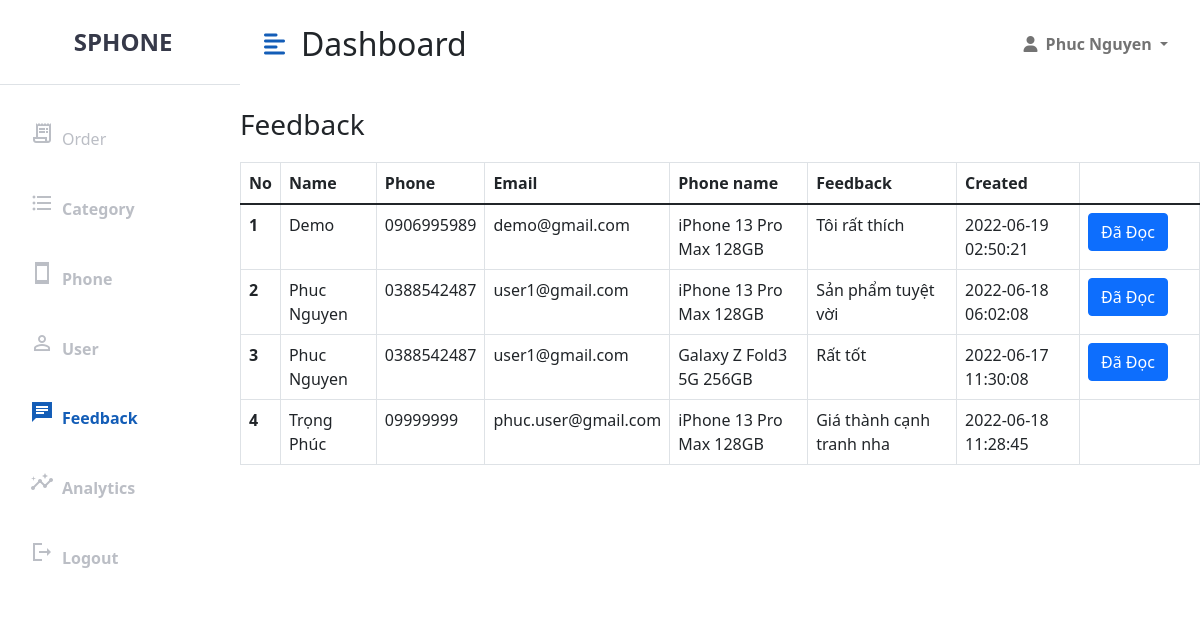
The app's page /FeedbackAdmin (signed in) with its own data.
### tables this page shows
CREATE TABLE `feedback` (
  `id` int(11) NOT NULL,
  `note` varchar(500) DEFAULT NULL,
  `user_id` int(11) DEFAULT NULL,
  `product_id` int(11) NOT NULL,
  `created_at` datetime DEFAULT NULL,
  `updated_at` datetime DEFAULT NULL,
  `status` int(11) DEFAULT 0,
  `user_avatar` varchar(255) DEFAULT 'https://cdn.pixabay.com/photo/2016/08/08/09/17/avatar-1577909_960_720.png'
);

CREATE TABLE `user` (
  `id` int(11) NOT NULL,
  `fullname` varchar(50) DEFAULT NULL,
  `email` varchar(150) DEFAULT NULL,
  `phone_number` varchar(20) DEFAULT NULL,
  `address` varchar(200) DEFAULT NULL,
  `password` varchar(32) DEFAULT NULL,
  `role_id` int(11) DEFAULT NULL,
  `deleted` int(11) NOT NULL,
  `avatar` varchar(255) DEFAULT 'https://cdn.pixabay.com/photo/2016/08/08/09/17/avatar-1577909_960_720.png'
);

CREATE TABLE `product` (
  `id` int(11) NOT NULL,
  `category_id` int(11) DEFAULT NULL,
  `title` varchar(350) DEFAULT NULL,
  `price` int(11) DEFAULT NULL,
  `discount` int(11) DEFAULT NULL,
  `thumbnail` varchar(500) DEFAULT NULL,
  `description` longtext DEFAULT NULL,
  `created_at` timestamp NOT NULL DEFAULT current_timestamp() ON UPDATE current_timestamp(),
  `updated_at` timestamp NOT NULL DEFAULT current_timestamp() ON UPDATE current_timestamp(),
  `deleted` int(11) DEFAULT 0
);

### mvc/core/Controller.php (called while the page is built, shortened)
<?php
class Controller{
    public function view($view, $data=[]){
        require_once "mvc/views/". $view .".php";
    }
}
?>

### mvc/controllers/FeedbackAdmin.php (called while the page is built, shortened)
<?php
class FeedbackAdmin extends Controller
{
    public $feedbackModel;
    public function __construct()
    {
        $this->feedbackModel = $this->model("FeedbackModel");
    }
    public function GetPage()
    {
        $allFeedback = $this->feedbackModel->getAllFeedback();
        $this->view("feedback/feedbackAdmin", [
            "allFeedback" => $allFeedback
        ]);
    }
}

### mvc/core/App.php (called while the page is built, shortened)
<?php
class App
{
    protected $action = "GetPage";
    function __construct()
    {
        $arr = $this->UrlProcess();
        if (file_exists("./mvc/controllers/" . $arr[0] . ".php")) {
            unset($arr[0]);
        }
        $this->controller = new $this->controller;
        $this->params = $arr ? array_values($arr) : [];
        call_user_func_array([$this->controller, $this->action], $this->params);
    }
    function UrlProcess()
    {
        if (isset($_GET["url"])) {
            return explode("/", filter_var(trim($_GET["url"], "/")));
        }
    }
}

### index.php (called while the page is built, shortened)
<?php
$myApp = new App();
?>

### mvc/core/DB.php (called while the page is built, shortened)
<?php
class DB
{
    function executeResult($sql, $isSingle = false)
    {
        $data = null;
        $conn = mysqli_connect(HOST, USERNAME, PASSWORD, DATABASE);
        mysqli_set_charset($conn, 'utf8');
        $resultset = mysqli_query($conn, $sql);
        if ($resultset) {
            if ($isSingle) {
                $data = mysqli_fetch_array($resultset, 1);
            } else {
                $data = [];
                while (($row = mysqli_fetch_array($resultset, 1)) != null) {
                    $data[] = $row;
                }
            }
        }
        return $data;
    }
}

### mvc/models/FeedbackModel.php (called while the page is built, shortened)
<?php
class FeedbackModel extends DB
{
    public function getAllFeedback()
    {
        $sql = "SELECT feedback.id,user.fullname,user.phone_number,user.email,feedback.note,feedback.updated_at,product.title,feedback.status
                FROM feedback,user,product
                WHERE feedback.user_id = user.id AND feedback.product_id=product.id
                order by status asc, updated_at desc";
        $data = $this->executeResult($sql);
        return $data;
    }
}

### mvc/views/feedback/feedbackAdmin.php (the view, shortened to what this page needs)
<?php
require_once('mvc/views/blocks/header_admin.php');
?>
<div class="row" style="margin-top: 20px;">
	<div class="col-md-12 table-responsive">
		<h3>Feedback</h3>
		<table class="table table-bordered table-hover" style="margin-top: 20px;">
			<thead>
				<tr>
					<th>No</th>
					<th>Name</th>
					<th>Phone</th>
					<th>Email</th>
					<th>Phone name</th>
					<th>Feedback</th>
					<th>Created</th>
					<th style="width: 120px"></th>
				</tr>
			</thead>
			<tbody>
				<?php
				$countFeedback = count($data["allFeedback"]);
				for ($i = 0; $i < $countFeedback; $i++) {
					echo '<tr>
					<th>' . $i + 1 . '</th>
					<td>' . $data["allFeedback"][$i]['fullname'] . '</td>
					<td>' . $data["allFeedback"][$i]['phone_number'] . '</td>
					<td>' . $data["allFeedback"][$i]['email'] . '</td>
					<td>' . $data["allFeedback"][$i]['title'] . '</td>
					<td>' . $data["allFeedback"][$i]['note'] . '</td>
					<td>' . $data["allFeedback"][$i]['updated_at'] . '</td>
					<td style="width: 50px">';
					if ($data["allFeedback"][$i]['status'] == 0) {
						echo '<a href="http://localhost/SPhone/FeedbackAdmin/updateStatusFeedback/' . $data["allFeedback"][$i]['id'] . '"><button class="btn btn-primary">Đã Đọc</button><a/>';
					}
					echo '</td>
				</tr>';
				}
				?>
			</tbody>
		</table>
	</div>
</div>
<?php
require_once('mvc/views/blocks/footer_admin.php');
?>

### public/css/admin_style.css (style rules this page uses)
:root { --main-bg-color: #7380ec; --main-text-color: #135db7; --second-text-color: #bbbec5; --second-bg-color: #c1efde; }
a { color: #363949; }

### records on screen
feedback: user.fullname "Demo", user.phone_number "0906995989", user.email "demo@gmail.com", product.title "iPhone 13 Pro Max 128GB", note "Tôi rất thích", updated_at "2022-06-19 02:50:21"
feedback: user.fullname "Phuc Nguyen", user.phone_number "0388542487", user.email "user1@gmail.com", product.title "iPhone 13 Pro Max 128GB", note "Sản phẩm tuyệt vời", updated_at "2022-06-18 06:02:08"
feedback: user.fullname "Phuc Nguyen", user.phone_number "0388542487", user.email "user1@gmail.com", product.title "Galaxy Z Fold3 5G 256GB", note "Rất tốt", updated_at "2022-06-17 11:30:08"
feedback: user.fullname "Trọng Phúc", user.phone_number "09999999", user.email "phuc.user@gmail.com", product.title "iPhone 13 Pro Max 128GB", note "Giá thành cạnh tranh nha", updated_at "2022-06-18 11:28:45"
